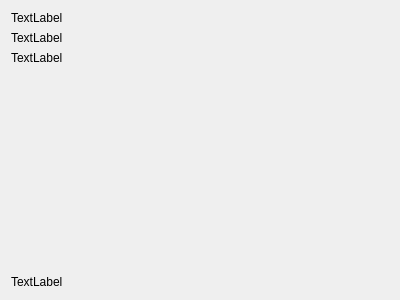
<?xml version="1.0" encoding="UTF-8"?>
<ui version="4.0">
 <class>screensaverWidget</class>
 <widget class="QFrame" name="screensaverWidget">
  <property name="geometry">
   <rect>
    <x>0</x>
    <y>0</y>
    <width>400</width>
    <height>300</height>
   </rect>
  </property>
  <property name="windowTitle">
   <string>Frame</string>
  </property>
  <layout class="QGridLayout" name="gridLayout">
   <item row="2" column="0">
    <widget class="QLabel" name="lblText3">
     <property name="text">
      <string>TextLabel</string>
     </property>
    </widget>
   </item>
   <item row="0" column="0">
    <widget class="QLabel" name="lblText1">
     <property name="text">
      <string>TextLabel</string>
     </property>
    </widget>
   </item>
   <item row="4" column="0">
    <widget class="QLabel" name="lblText4">
     <property name="text">
      <string>TextLabel</string>
     </property>
    </widget>
   </item>
   <item row="1" column="0">
    <widget class="QLabel" name="lblText2">
     <property name="text">
      <string>TextLabel</string>
     </property>
    </widget>
   </item>
   <item row="3" column="0">
    <spacer name="verticalSpacer">
     <property name="orientation">
      <enum>Qt::Vertical</enum>
     </property>
     <property name="sizeHint" stdset="0">
      <size>
       <width>20</width>
       <height>40</height>
      </size>
     </property>
    </spacer>
   </item>
  </layout>
 </widget>
 <resources/>
 <connections/>
</ui>
